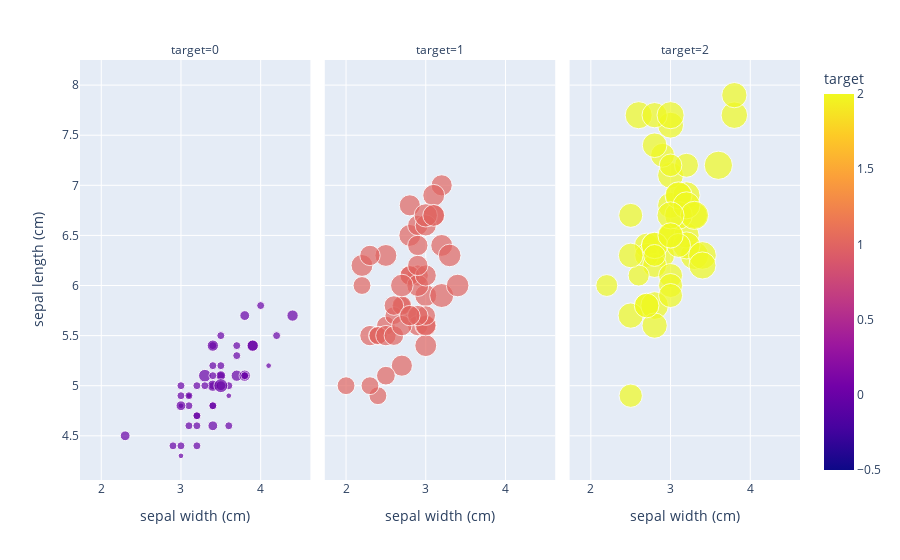

The code cell stored with this chart in its notebook:
### Code cell
# добавляется разделение на подграфики автоматически при добавления параметра facet_col
fig = px.scatter(df, x="sepal width (cm)", y="sepal length (cm)", color="target",
                 size='petal width (cm)', hover_data=['petal length (cm)'], facet_col="target")
fig.show()

### Figure 1 — Plotly figure (JSON) as saved in the notebook; plotly's stock layout.template omitted (floating-point values rounded to 4 significant figures)
{"data": [{"customdata": [[1.4], [1.4], [1.3], [1.5], [1.4], [1.7], [1.4], [1.5], [1.4], [1.5], [1.5], [1.6], [1.4], [1.1], [1.2], [1.5], [1.3], [1.4], [1.7], [1.5], [1.7], [1.5], [1], [1.7], [1.9], [1.6], [1.6], [1.5], [1.4], [1.6], [1.6], [1.5], [1.5], [1.4], [1.5], [1.2], [1.3], [1.4], [1.3], [1.5], [1.3], [1.3], [1.3], [1.6], [1.9], [1.4], [1.6], [1.4], [1.5], [1.4]], "hovertemplate": "target=%{marker.color}<br>sepal width (cm)=%{x}<br>sepal length (cm)=%{y}<br>petal width (cm)=%{marker.size}<br>petal length (cm)=%{customdata[0]}<extra></extra>", "legendgroup": "", "marker": {"color": [0, 0, 0, 0, 0, 0, 0, 0, 0, 0, 0, 0, 0, 0, 0, 0, 0, 0, 0, 0, 0, 0, 0, 0, 0, 0, 0, 0, 0, 0, 0, 0, 0, 0, 0, 0, 0, 0, 0, 0, 0, 0, 0, 0, 0, 0, 0, 0, 0, 0], "coloraxis": "coloraxis", "size": [0.2, 0.2, 0.2, 0.2, 0.2, 0.4, 0.3, 0.2, 0.2, 0.1, 0.2, 0.2, 0.1, 0.1, 0.2, 0.4, 0.4, 0.3, 0.3, 0.3, 0.2, 0.4, 0.2, 0.5, 0.2, 0.2, 0.4, 0.2, 0.2, 0.2, 0.2, 0.4, 0.1, 0.2, 0.2, 0.2, 0.2, 0.1, 0.2, 0.2, 0.3, 0.3, 0.2, 0.6, 0.4, 0.3, 0.2, 0.2, 0.2, 0.2], "sizemode": "area", "sizeref": 0.00625, "symbol": "circle"}, "mode": "markers", "name": "", "orientation": "v", "showlegend": false, "type": "scatter", "x": [3.5, 3, 3.2, 3.1, 3.6, 3.9, 3.4, 3.4, 2.9, 3.1, 3.7, 3.4, 3, 3, 4, 4.4, 3.9, 3.5, 3.8, 3.8, 3.4, 3.7, 3.6, 3.3, 3.4, 3, 3.4, 3.5, 3.4, 3.2, 3.1, 3.4, 4.1, 4.2, 3.1, 3.2, 3.5, 3.6, 3, 3.4, 3.5, 2.3, 3.2, 3.5, 3.8, 3, 3.8, 3.2, 3.7, 3.3], "xaxis": "x", "y": [5.1, 4.9, 4.7, 4.6, 5, 5.4, 4.6, 5, 4.4, 4.9, 5.4, 4.8, 4.8, 4.3, 5.8, 5.7, 5.4, 5.1, 5.7, 5.1, 5.4, 5.1, 4.6, 5.1, 4.8, 5, 5, 5.2, 5.2, 4.7, 4.8, 5.4, 5.2, 5.5, 4.9, 5, 5.5, 4.9, 4.4, 5.1, 5, 4.5, 4.4, 5, 5.1, 4.8, 5.1, 4.6, 5.3, 5], "yaxis": "y"}, {"customdata": [[4.7], [4.5], [4.9], [4], [4.6], [4.5], [4.7], [3.3], [4.6], [3.9], [3.5], [4.2], [4], [4.7], [3.6], [4.4], [4.5], [4.1], [4.5], [3.9], [4.8], [4], [4.9], [4.7], [4.3], [4.4], [4.8], [5], [4.5], [3.5], [3.8], [3.7], [3.9], [5.1], [4.5], [4.5], [4.7], [4.4], [4.1], [4], [4.4], [4.6], [4], [3.3], [4.2], [4.2], [4.2], [4.3], [3], [4.1]], "hovertemplate": "target=%{marker.color}<br>sepal width (cm)=%{x}<br>sepal length (cm)=%{y}<br>petal width (cm)=%{marker.size}<br>petal length (cm)=%{customdata[0]}<extra></extra>", "legendgroup": "", "marker": {"color": [1, 1, 1, 1, 1, 1, 1, 1, 1, 1, 1, 1, 1, 1, 1, 1, 1, 1, 1, 1, 1, 1, 1, 1, 1, 1, 1, 1, 1, 1, 1, 1, 1, 1, 1, 1, 1, 1, 1, 1, 1, 1, 1, 1, 1, 1, 1, 1, 1, 1], "coloraxis": "coloraxis", "size": [1.4, 1.5, 1.5, 1.3, 1.5, 1.3, 1.6, 1, 1.3, 1.4, 1, 1.5, 1, 1.4, 1.3, 1.4, 1.5, 1, 1.5, 1.1, 1.8, 1.3, 1.5, 1.2, 1.3, 1.4, 1.4, 1.7, 1.5, 1, 1.1, 1, 1.2, 1.6, 1.5, 1.6, 1.5, 1.3, 1.3, 1.3, 1.2, 1.4, 1.2, 1, 1.3, 1.2, 1.3, 1.3, 1.1, 1.3], "sizemode": "area", "sizeref": 0.00625, "symbol": "circle"}, "mode": "markers", "name": "", "orientation": "v", "showlegend": false, "type": "scatter", "x": [3.2, 3.2, 3.1, 2.3, 2.8, 2.8, 3.3, 2.4, 2.9, 2.7, 2, 3, 2.2, 2.9, 2.9, 3.1, 3, 2.7, 2.2, 2.5, 3.2, 2.8, 2.5, 2.8, 2.9, 3, 2.8, 3, 2.9, 2.6, 2.4, 2.4, 2.7, 2.7, 3, 3.4, 3.1, 2.3, 3, 2.5, 2.6, 3, 2.6, 2.3, 2.7, 3, 2.9, 2.9, 2.5, 2.8], "xaxis": "x2", "y": [7, 6.4, 6.9, 5.5, 6.5, 5.7, 6.3, 4.9, 6.6, 5.2, 5, 5.9, 6, 6.1, 5.6, 6.7, 5.6, 5.8, 6.2, 5.6, 5.9, 6.1, 6.3, 6.1, 6.4, 6.6, 6.8, 6.7, 6, 5.7, 5.5, 5.5, 5.8, 6, 5.4, 6, 6.7, 6.3, 5.6, 5.5, 5.5, 6.1, 5.8, 5, 5.6, 5.7, 5.7, 6.2, 5.1, 5.7], "yaxis": "y2"}, {"customdata": [[6], [5.1], [5.9], [5.6], [5.8], [6.6], [4.5], [6.3], [5.8], [6.1], [5.1], [5.3], [5.5], [5], [5.1], [5.3], [5.5], [6.7], [6.9], [5], [5.7], [4.9], [6.7], [4.9], [5.7], [6], [4.8], [4.9], [5.6], [5.8], [6.1], [6.4], [5.6], [5.1], [5.6], [6.1], [5.6], [5.5], [4.8], [5.4], [5.6], [5.1], [5.1], [5.9], [5.7], [5.2], [5], [5.2], [5.4], [5.1]], "hovertemplate": "target=%{marker.color}<br>sepal width (cm)=%{x}<br>sepal length (cm)=%{y}<br>petal width (cm)=%{marker.size}<br>petal length (cm)=%{customdata[0]}<extra></extra>", "legendgroup": "", "marker": {"color": [2, 2, 2, 2, 2, 2, 2, 2, 2, 2, 2, 2, 2, 2, 2, 2, 2, 2, 2, 2, 2, 2, 2, 2, 2, 2, 2, 2, 2, 2, 2, 2, 2, 2, 2, 2, 2, 2, 2, 2, 2, 2, 2, 2, 2, 2, 2, 2, 2, 2], "coloraxis": "coloraxis", "size": [2.5, 1.9, 2.1, 1.8, 2.2, 2.1, 1.7, 1.8, 1.8, 2.5, 2, 1.9, 2.1, 2, 2.4, 2.3, 1.8, 2.2, 2.3, 1.5, 2.3, 2, 2, 1.8, 2.1, 1.8, 1.8, 1.8, 2.1, 1.6, 1.9, 2, 2.2, 1.5, 1.4, 2.3, 2.4, 1.8, 1.8, 2.1, 2.4, 2.3, 1.9, 2.3, 2.5, 2.3, 1.9, 2, 2.3, 1.8], "sizemode": "area", "sizeref": 0.00625, "symbol": "circle"}, "mode": "markers", "name": "", "orientation": "v", "showlegend": false, "type": "scatter", "x": [3.3, 2.7, 3, 2.9, 3, 3, 2.5, 2.9, 2.5, 3.6, 3.2, 2.7, 3, 2.5, 2.8, 3.2, 3, 3.8, 2.6, 2.2, 3.2, 2.8, 2.8, 2.7, 3.3, 3.2, 2.8, 3, 2.8, 3, 2.8, 3.8, 2.8, 2.8, 2.6, 3, 3.4, 3.1, 3, 3.1, 3.1, 3.1, 2.7, 3.2, 3.3, 3, 2.5, 3, 3.4, 3], "xaxis": "x3", "y": [6.3, 5.8, 7.1, 6.3, 6.5, 7.6, 4.9, 7.3, 6.7, 7.2, 6.5, 6.4, 6.8, 5.7, 5.8, 6.4, 6.5, 7.7, 7.7, 6, 6.9, 5.6, 7.7, 6.3, 6.7, 7.2, 6.2, 6.1, 6.4, 7.2, 7.4, 7.9, 6.4, 6.3, 6.1, 7.7, 6.3, 6.4, 6, 6.9, 6.7, 6.9, 5.8, 6.8, 6.7, 6.7, 6.3, 6.5, 6.2, 5.9], "yaxis": "y3"}], "layout": {"annotations": [{"font": {}, "showarrow": false, "text": "target=0", "x": 0.16, "xanchor": "center", "xref": "paper", "y": 1, "yanchor": "bottom", "yref": "paper"}, {"font": {}, "showarrow": false, "text": "target=1", "x": 0.5, "xanchor": "center", "xref": "paper", "y": 1, "yanchor": "bottom", "yref": "paper"}, {"font": {}, "showarrow": false, "text": "target=2", "x": 0.84, "xanchor": "center", "xref": "paper", "y": 1, "yanchor": "bottom", "yref": "paper"}], "autosize": true, "coloraxis": {"colorbar": {"title": {"text": "target"}}, "colorscale": [[0, "#0d0887"], [0.1111, "#46039f"], [0.2222, "#7201a8"], [0.3333, "#9c179e"], [0.4444, "#bd3786"], [0.5556, "#d8576b"], [0.6667, "#ed7953"], [0.7778, "#fb9f3a"], [0.8889, "#fdca26"], [1, "#f0f921"]]}, "legend": {"itemsizing": "constant", "tracegroupgap": 0}, "margin": {"t": 60}, "xaxis": {"anchor": "y", "autorange": true, "domain": [0, 0.32], "range": [1.76, 4.604], "title": {"text": "sepal width (cm)"}, "type": "linear"}, "xaxis2": {"anchor": "y2", "autorange": true, "domain": [0.34, 0.66], "matches": "x", "range": [1.76, 4.604], "title": {"text": "sepal width (cm)"}, "type": "linear"}, "xaxis3": {"anchor": "y3", "autorange": true, "domain": [0.68, 1.0], "matches": "x", "range": [1.76, 4.604], "title": {"text": "sepal width (cm)"}, "type": "linear"}, "yaxis": {"anchor": "x", "autorange": true, "domain": [0, 1], "range": [4.018, 8.401], "title": {"text": "sepal length (cm)"}, "type": "linear"}, "yaxis2": {"anchor": "x2", "autorange": true, "domain": [0, 1], "matches": "y", "range": [4.018, 8.401], "showticklabels": false, "type": "linear"}, "yaxis3": {"anchor": "x3", "autorange": true, "domain": [0, 1], "matches": "y", "range": [4.018, 8.401], "showticklabels": false, "type": "linear"}}}
